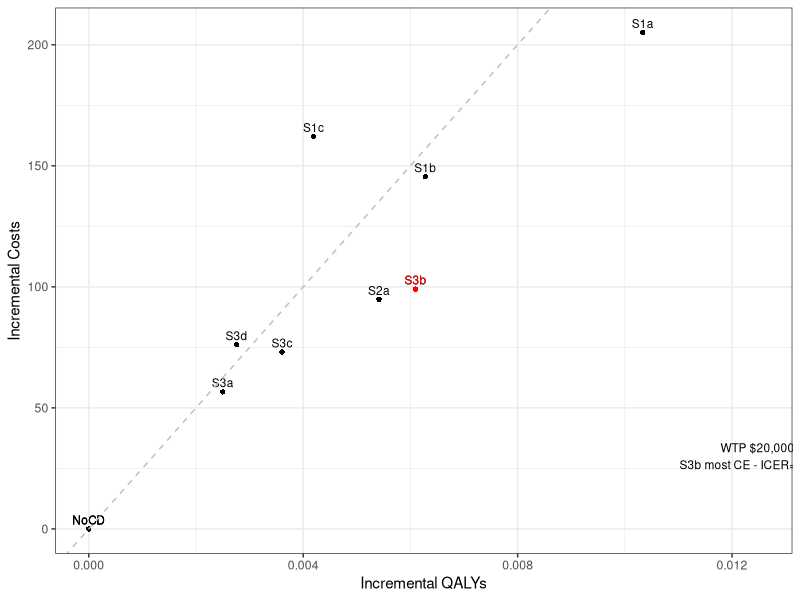
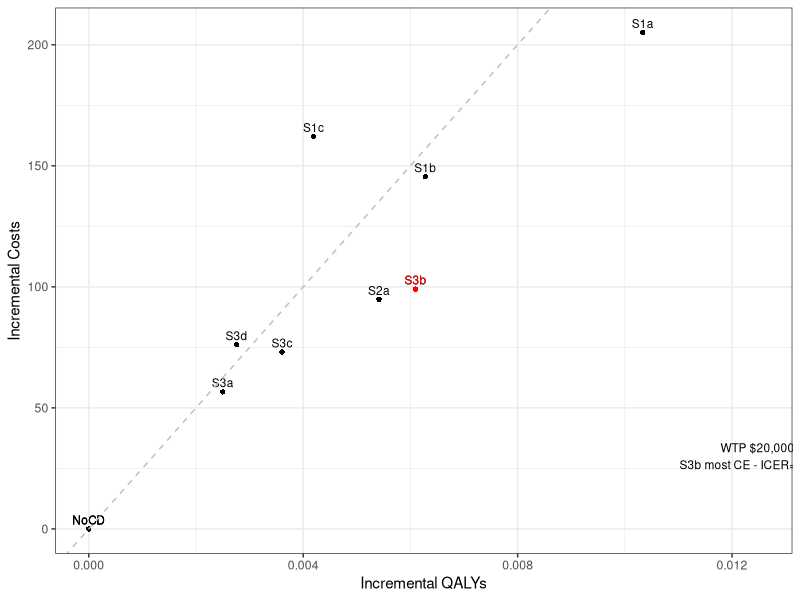

R code for these plots, in order:
library(tidyverse)
library(here)
library(ggplot2)
library(dplyr)


##########################################

# build data set


# icerdata <- data.frame(Scenario=rep(c("NoCD","S1a","S1b","S1c","S2a","S3a","S3b","S3c","S3d"),each=2),
#                        Testing_Interval=rep(c("3 years","5 years"),9),
#                        CostpAgent=c(2151,2151,2438,2356,2363,2296,2386,2313,2286,2246,2234,2207,2292,2250,2256,2224,2263,2227),
#                        QALYpAgent=c(12.546,12.546,12.560,12.556,12.554,12.552,12.551,12.550,12.553,12.551,12.548,12.548,12.553,12.552,12.550,12.549,12.549,12.548)
#                        )
# 
# icerdata$IncrementalCosts <- icerdata$CostpAgent - 2151
# icerdata$IncrementalQALYs <- icerdata$QALYpAgent - 12.546
# icerdata$ICER <- icerdata$IncrementalCosts/icerdata$IncrementalQALYs





##########################################


icerdata <- read_csv("CEPlane.csv")

icerdata$Scenario <- ifelse(icerdata$Scenario=="S1NoCDAvg" | icerdata$Scenario=="S2NoCD" | icerdata$Scenario=="S3NoCD",
                            "NoCD", icerdata$Scenario)

icerdata <- icerdata %>% filter(Testing_Interval=="5 years")

### Cost-effectiveness  plane ###
p <- ggplot(data=icerdata, aes(x=IncrementalQALYs, y=IncrementalCosts)) + 
  geom_point(aes(shape=Testing_Interval)) +
  geom_text(aes(label=Scenario),vjust=-0.5, size=3) + 
  #scale_y_continuous(expand=expand_scale(mult=c(0.07,0), add=c(0,100))) +
  #scale_x_continuous(expand=expand_scale(mult=c(0.07,0)), limits=c(0,0.016)) +
  geom_abline(intercept=0, slope=25000, colour="grey", linetype="dashed") +
  theme_bw() + labs(x="Incremental QALYs", y="Incremental Costs", col="Testing Interval",
                    shape="Testing Interval") +
  theme(legend.position="none")



##############################
### Assessing dominance ####
### First round ###
# Most cost-effective scenario- S3b-5 yrs NEW REF
icerdata %>% 
  arrange(ICER) %>% 
  slice(1)

### Second round ###
# S3b-5 years new REF, Reassess S1a, S1b, S2a-3 yrs, S3b-3yrs
icerdata.red <- icerdata %>% 
  filter(Scenario=="S1a"|Scenario=="S1b"|Scenario=="S3b"|
           (Scenario=="S2a"&Testing_Interval=="3 years")) %>%
  arrange(CostpAgent) 

icerdata.red <- icerdata.red %>% 
  mutate(IncrementalCosts2 = CostpAgent - as.numeric(icerdata.red[1,"CostpAgent"]),
         IncrementalQALYs2 = QALYpAgent - as.numeric(icerdata.red[1,"QALYpAgent"]),
         ICER2= IncrementalCosts2/IncrementalQALYs2)

icerdata.red2 <- filter(icerdata.red, ICER2<25000) # S3b-3 yrs, S1a, S2a-3yrs 

icerdata.red2 %>% arrange(ICER2) %>% 
  slice(1)  %>% 
  select(Scenario, Testing_Interval, IncrementalCosts2, IncrementalQALYs2, ICER2)

# S1a-3 yrs lowest ICER, nothing left!
#### S1a at 3 years is the most cost-effective with an ICER of $21,108/QALY
##############################

### Adding lines to CEPlane ###
ceplane <- data.frame(icerdata %>%  
                        select(Scenario, Testing_Interval, IncrementalCosts, IncrementalQALYs)) 

p <- p + geom_segment(data=ceplane, aes(x=0, xend=ceplane[ceplane$Scenario=="S3b" & ceplane$Testing_Interval=="5 years",4], 
                                        y=0, yend=ceplane[ceplane$Scenario=="S3b" & ceplane$Testing_Interval=="5 years",3]), 
                      size=0.01, col="blue") #+
  geom_segment(data=ceplane, aes(x=ceplane[ceplane$Scenario=="S3b" & ceplane$Testing_Interval=="5 years",4],
                                 xend=ceplane[ceplane$Scenario=="S1a" & ceplane$Testing_Interval=="3 years",4],
                                 y=ceplane[ceplane$Scenario=="S3b" & ceplane$Testing_Interval=="5 years",3],
                                 yend=ceplane[ceplane$Scenario=="S1a" & ceplane$Testing_Interval=="3 years",3]),
               size=0.01, col="blue")

#### Highlight winning scenario  ######
ceplane_dom <- filter(ceplane, Scenario=="S3b", Testing_Interval=="5 years")

p <- p + geom_point(data=ceplane_dom, aes(x=IncrementalQALYs, y=IncrementalCosts), col="red", shape=16) +
  geom_text(data=ceplane_dom, aes(label=Scenario),vjust=-0.5, size=3, col="red")

p + annotate("text", label="WTP $20,000 \n S3b most CE - ICER=$16,251", 
             x=0.0125, y=30, size=3)

####

ggsave("WTP20.pdf",width=10,height=6)
#ggsave("Figures/CEPlaneFigure.tiff", width=6, height=6, device="tiff", dpi=300)  


